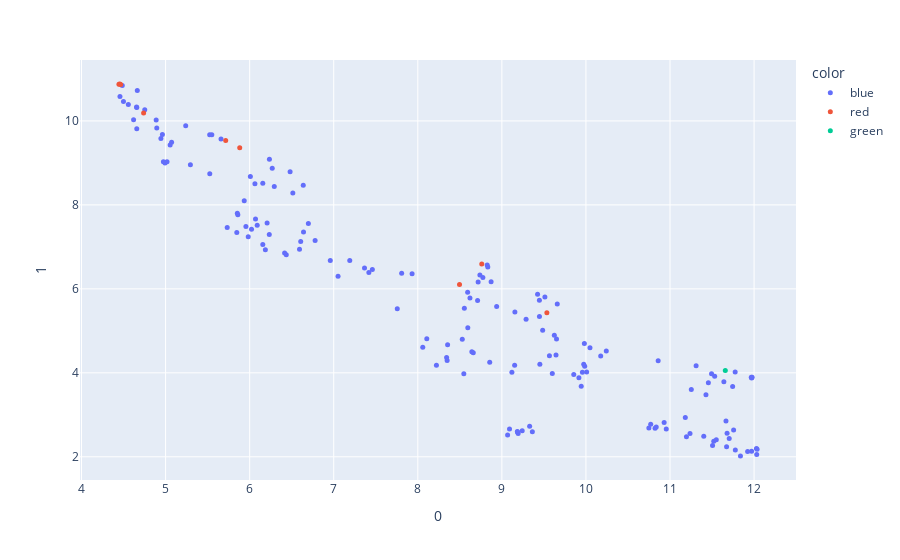

Notebook cell for this chart:
### Code cell
fig_2d = px.scatter(
    kmeans_clusters_2_embedding, x=0, y=1,
    hover_name=desc_colors.description,
    color=desc_colors.color, 
    
)
fig_2d.update_traces(marker_size=5)

fig_2d.show()

### Figure 1 — Plotly figure (JSON) as saved in the notebook; plotly's stock layout.template omitted (floating-point values rounded to 4 significant figures; data arrays with more than 128 entries replaced by an {"elided": "..."} marker saying what was removed)
{"data": [{"hovertemplate": "<b>%{hovertext}</b><br><br>color=blue<br>0=%{x}<br>1=%{y}<extra></extra>", "hovertext": {"elided": "160 str values"}, "legendgroup": "blue", "marker": {"color": "#636efa", "size": 5, "symbol": "circle"}, "mode": "markers", "name": "blue", "orientation": "v", "showlegend": true, "type": "scatter", "x": {"elided": "160 float values"}, "xaxis": "x", "y": {"elided": "160 float values"}, "yaxis": "y"}, {"hovertemplate": "<b>%{hovertext}</b><br><br>color=red<br>0=%{x}<br>1=%{y}<extra></extra>", "hovertext": ["Nolan Ryan - 1966 - 1993", "Jack Morris - 1977 - 1994", "Greg Maddux - 1986 - 2008", "Tom Glavine - 1987 - 2008", "Randy Johnson - 1988 - 2009", "John Smoltz - 1988 - 2009", "Mike Mussina - 1991 - 2008", "Pedro Martinez - 1992 - 2009", "Roy Halladay - 1998 - 2013"], "legendgroup": "red", "marker": {"color": "#EF553B", "size": 5, "symbol": "circle"}, "mode": "markers", "name": "red", "orientation": "v", "showlegend": true, "type": "scatter", "x": [4.445, 8.496, 8.761, 9.535, 4.456, 4.738, 5.715, 4.465, 5.882], "xaxis": "x", "y": [10.88, 6.104, 6.591, 5.434, 10.88, 10.19, 9.533, 10.86, 9.358], "yaxis": "y"}, {"hovertemplate": "<b>%{hovertext}</b><br><br>color=green<br>0=%{x}<br>1=%{y}<extra></extra>", "hovertext": ["Dennis Martinez - 1976 - 1998"], "legendgroup": "green", "marker": {"color": "#00cc96", "size": 5, "symbol": "circle"}, "mode": "markers", "name": "green", "orientation": "v", "showlegend": true, "type": "scatter", "x": [11.66], "xaxis": "x", "y": [4.056], "yaxis": "y"}], "layout": {"legend": {"title": {"text": "color"}, "tracegroupgap": 0}, "margin": {"t": 60}, "xaxis": {"anchor": "y", "domain": [0, 1], "title": {"text": "0"}}, "yaxis": {"anchor": "x", "domain": [0, 1], "title": {"text": "1"}}}}
